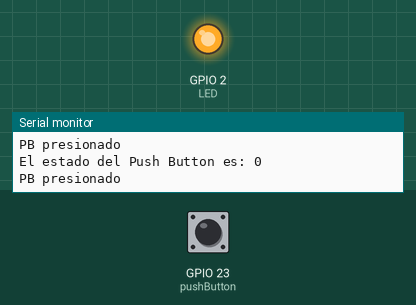
Simulated run of this sketch. Board: ESP32. Parts: output pins drawn as LEDs (lit = HIGH), the last lines printed to the serial monitor. Inputs (shaded band) come from the test bench; at power-on: GPIO 23 (pushButton) LOW.

Above: at 3.2 s.
3.3 s: GPIO 23 (pushButton) pulled HIGH for 1.2 s
At 4.3 s:
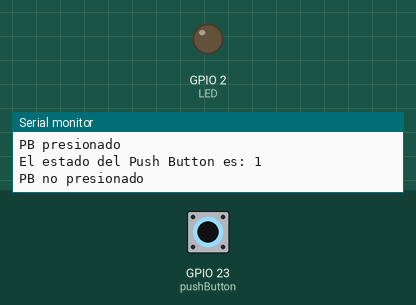
6.0 s: GPIO 23 (pushButton) pulled HIGH for 3.2 s
At 11.3 s:
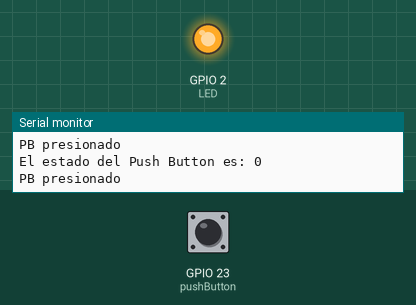
Timing chart, 0 to 12.8 s (numbered marks = the images above; inputs shaded):
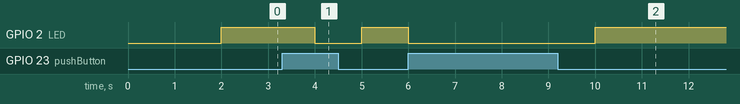

The sketch:

esp32-pb-conf-pullup.ino
```cpp
/*
 *Programa No. 3 - Push Button Configuración Pull-up
 *Descripción: En este programa se realizará la interacción con el pin 3 como entrada a través
 *de la configuración pull-up del push button.
 *
 *Programa realizado por Oscar Rodas - 20 mayo 2020 - Versión 1
 */
#define LED 2
#define pushButton 23

boolean estadoPushButton = 0;

void setup() {
  // put your setup code here, to run once:
  pinMode(LED, OUTPUT);
  pinMode(pushButton, INPUT);

  //Asegurar LED se encuentre apagado
  digitalWrite(LED,LOW);
  delay(2000);

  //Configurar y arrancar Monitor Serial
  Serial.begin(9600);

}

void loop() {
  // put your main code here, to run repeatedly:
  //Leer estado de push button
  estadoPushButton = digitalRead(pushButton);
  Serial.print("El estado del Push Button es: ");
  Serial.println(estadoPushButton);

  // En base al estado del push button, el LED se enciende o no
  if (estadoPushButton == true){
    Serial.println("PB no presionado");
    digitalWrite(LED,LOW);    // Al no estar presionado el push button, no se enciende el LED
  } else {
    Serial.println("PB presionado");
    digitalWrite(LED,HIGH);   // Al estar presionado el push button, se enciende el LED
  }
  delay(1000);
}
```

Measured:
- after the input at 3.3 s, GPIO 2 (LED): HIGH → LOW after 0.70 s, → HIGH 1.0 s later
- after the input at 6.0 s, GPIO 2 (LED): HIGH → LOW at once, → HIGH 4.0 s later
